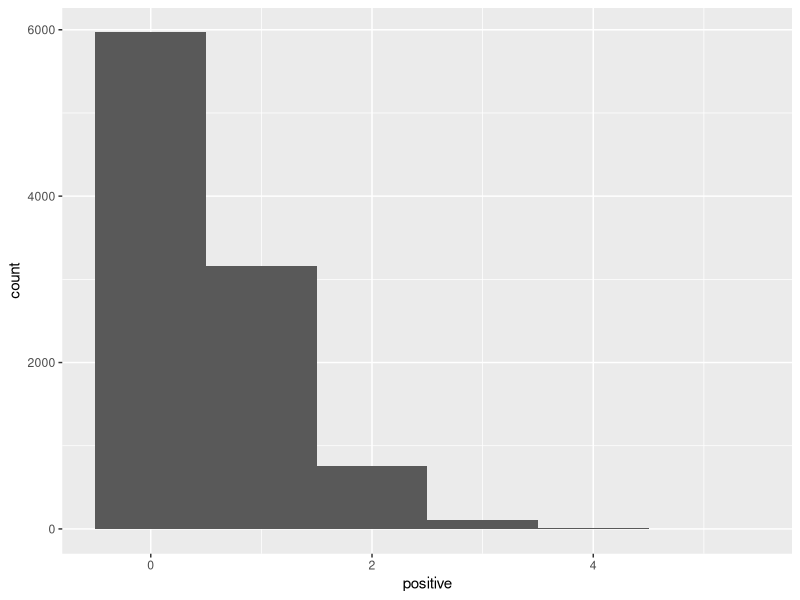
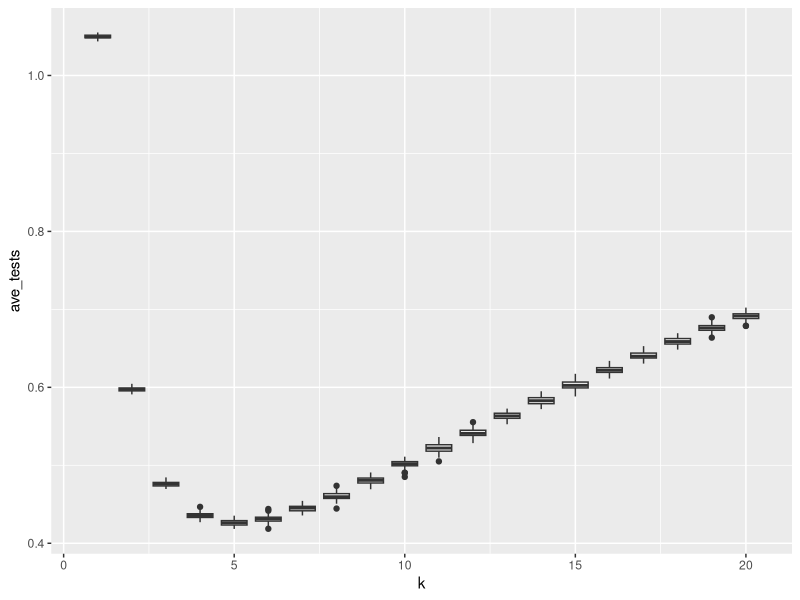

Recreate these plots in R, in order.
## ---- chunk 1
print("Roses are red,")
print("violets are blue,")
print("R's pretty rad,")
print("and Bayes' rule rules.")
## ---- chunk 2

## ---- chunk 3

# This chunk has a name!
# These lines with '#' are comments. 
# The computer ignores them but humans don't. 
# You can use them to clarify code.
#
# It is good coding style to use comments 
# to clarify any confusing lines.

2 + 3 + 5  # Addition
2 * 3 * 5  # Multiplication
(2 ^ 3) ^ 5  # Exponentiation
## ---- chunk 4
# Three variables
a <- 42
b = 42
a <- TRUE # Overwrite a with a new value
word_variable <- 'words go in quotes!'  # Variable names don't have spaces

# A named list of the three variables (see https://www.geeksforgeeks.org/named-list-in-r-programming/ for info on named lists)
#This allows us to store a collection of variables and retreive them by name
list_of_data <- list(logical= a, number=b, word= word_variable)
print(list_of_data)

#see what is in the "number" slot
list_of_data$number

#You can also still pull out the stored information by position in the list
list_of_data[3]

## ---- chunk 5
knitr::opts_chunk$set(echo = TRUE)  # Set up knitr
## ---- chunk 6
library(tidyverse)  # Import the tidyverse package
knitr::opts_chunk$set(echo = TRUE)  # ready knitr 
## ---- chunk 7
k <- 10  # Number of people in a pool
samps <- 10000  # The total number of pools we test.

## ---- chunk 8
pos_rate <- 0.05  # The rate at which people have COVID. This is now a variable and is saved.
rbinom(1, size = k, prob = pos_rate)  # This randomly picks the number of people with covid in one pool from a binomial distribution.
## ---- chunk 9
# Make 42 random draws from the binomial distribution.
rbinom(42, size = k, prob = pos_rate)  

# If we want to type in the values directly, we can do this.
#Make 10 random draws, from a pool of 10, with positive rate of 50%.
rbinom(10, size = 10, prob = 0.5)  
## ---- chunk 10
# Write your answer here.

## ---- chunk 11
?rbinom

# Write down the three other types of bionomial function's names. 
## ---- chunk 12
# Make a vector of all the pools, 
# where the i'th pool has the number of people with COVID in it.
positive <- rbinom(n = samps, size = k, prob = pos_rate) 

# Arrange data in a tibble.
# Look in your Environment panel and click pools to see what this data looks like.
pools <- as_tibble(positive)  
## ---- chunk 13
# Make a plot and say what data we will plot
ggplot(data = pools, aes(x = positive)) +  
  geom_histogram(binwidth = 1) 
## ---- chunk 14
# 'mutate' adds two columns to the data frame, one called 'retest'
# and one called 'tests'. These columns are filled with the values provided.
# You can look at the pools variable before and after running this to see what changed!
pools <- mutate(pools, retest = sign(positive) , tests = 1 + retest * k)  

# Take mean number of tests needed
mean(pools$tests) / k
## ---- chunk 15
pools <- pools %>% 
  mutate(retest = sign(positive) , tests = 1 + retest * k)  
## ---- chunk 16

z = -10 + 3i  # The imaginary number 2 + 3i

z %>%
  Re() %>%  # Take the real part...
  abs() %>% # then take the absolute value...
  log(base = 10)  # then take log base ten.
  

# Same thing but now save it as the variable a
a <- z %>%
  Re() %>%  # Take the real part...
  abs() %>% # then take the absolute value...
  log(base = 10)  # the take the log base ten.

print(a)
## ---- chunk 17

z = -10 + 3i

a = log(abs(Re(z)), base = 10)

## ---- chunk 18

# Modify this code.

z = -10 + 3i  # The imaginary number 2 + 3i

z %>%
  Re() %>%  # Take the real part...
  abs() %>% # then take the absolute value...
  log(base = 10)  # then take the log base ten.
  


## ---- chunk 19

# This function takes in a pool size k and 
# returns the mean number of tests needed
# to identify everybody that has COVID.

calc_tests <- function(k) {
  
  pos_rate <- 0.05
  samps <- 10000
  positive = rbinom(n = samps, size = k, prob = pos_rate)  # Make new data for each run
  pools <-  as_tibble(positive)
  
  pools <- pools %>%
    mutate(retest = sign(positive) , tests= 1 + retest * k)
  
  output <- mean(pools$tests) / k
  
  output  # Return the mean

}

## ---- chunk 20
calc_tests(3)  # Mean tests needed for when pools have three people each
## ---- chunk 21
# make a new tibble that contains the pool size *k* 
# for each replicate and does each replicate 100 times.
keffects <- tibble(k = rep(seq(20), 100)) 

# Calculate the average number of tests needed
keffects <- keffects %>%
  rowwise() %>%
  mutate(ave_tests = calc_tests(k), poolsize = as.integer(k))  # convert *k* to an integer to get geom_boxplot to work properly. 


ggplot(data = keffects, aes(x = k, y = ave_tests, group = poolsize)) +
  geom_boxplot()




